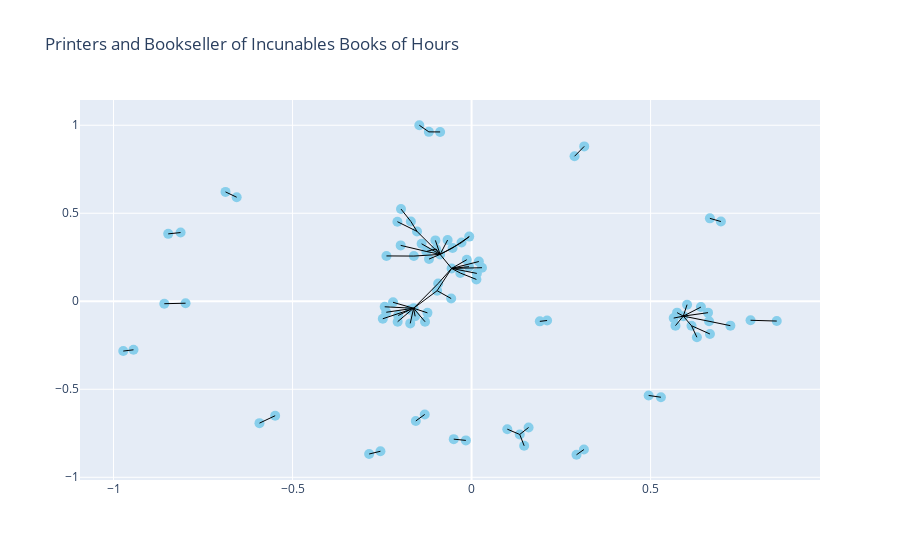

The code cell stored with this chart in its notebook:
### Markdown cell above
Creating an interactive graph

### Code cell
import plotly
import plotly.express as px
import plotly.io as pio
from plotly.subplots import make_subplots
import plotly.graph_objects as go
print("plotly : ", plotly.__version__)


# Compute node positions using the spring layout algorithm
pos = nx.spring_layout(G)

# Create a Plotly figure
fig = go.Figure()

# Add nodes to the figure using go.Scatter
for node, (x, y) in pos.items():
    fig.add_trace(go.Scatter(
        x=[x],
        y=[y],
        mode='markers',
        marker=dict(size=10, color='skyblue'),
        text=node,
        hoverinfo='text'
    ))

# Add edges to the figure using go.Scatter
for edge in G.edges():
    x0, y0 = pos[edge[0]]
    x1, y1 = pos[edge[1]]

    fig.add_trace(go.Scatter(
        x=[x0, x1, None],
        y=[y0, y1, None],
        mode='lines',
        line=dict(color='black', width=1),
        hoverinfo='none'
    ))

# Set layout options
fig.update_layout(
    showlegend=False,
    title='Printers and Bookseller of Incunables Books of Hours',
    hovermode='closest'
)

# Show the figure
fig.show()


# Write the figure to an HTML file
pio.write_html(fig, file='GW-Printers-Booksellers-interactive_network_graph.html')

### Figure 1 — Plotly figure (JSON) as saved in the notebook; plotly's stock layout.template omitted (floating-point values rounded to 4 significant figures)
{"data": [{"hoverinfo": "text", "marker": {"color": "skyblue", "size": 10}, "mode": "markers", "text": "Julian Notary, Jean Barbier und I. H.", "type": "scatter", "x": [0.8524], "y": [-0.1124]}, {"hoverinfo": "text", "marker": {"color": "skyblue", "size": 10}, "mode": "markers", "text": "Wynkyn de Worde", "type": "scatter", "x": [0.7792], "y": [-0.108]}, {"hoverinfo": "text", "marker": {"color": "skyblue", "size": 10}, "mode": "markers", "text": "Nicolaus de Benedictis", "type": "scatter", "x": [-0.08785], "y": [0.962]}, {"hoverinfo": "text", "marker": {"color": "skyblue", "size": 10}, "mode": "markers", "text": "Boninus de Boninis", "type": "scatter", "x": [-0.1193], "y": [0.9624]}, {"hoverinfo": "text", "marker": {"color": "skyblue", "size": 10}, "mode": "markers", "text": "Jacobinus Suigus und Nicolaus de Benedictis", "type": "scatter", "x": [-0.1459], "y": [1]}, {"hoverinfo": "text", "marker": {"color": "skyblue", "size": 10}, "mode": "markers", "text": "Martin von Amsterdam", "type": "scatter", "x": [0.6656], "y": [0.4709]}, {"hoverinfo": "text", "marker": {"color": "skyblue", "size": 10}, "mode": "markers", "text": "Andreas Ihyracensis", "type": "scatter", "x": [0.6964], "y": [0.453]}, {"hoverinfo": "text", "marker": {"color": "skyblue", "size": 10}, "mode": "markers", "text": "Christian Preller", "type": "scatter", "x": [-0.8127], "y": [0.3903]}, {"hoverinfo": "text", "marker": {"color": "skyblue", "size": 10}, "mode": "markers", "text": "Antoine Gontier", "type": "scatter", "x": [-0.8473], "y": [0.383]}, {"hoverinfo": "text", "marker": {"color": "skyblue", "size": 10}, "mode": "markers", "text": "Friedrich Peypus", "type": "scatter", "x": [0.2876], "y": [0.8239]}, {"hoverinfo": "text", "marker": {"color": "skyblue", "size": 10}, "mode": "markers", "text": "Johann Koberger", "type": "scatter", "x": [0.3147], "y": [0.8799]}, {"hoverinfo": "text", "marker": {"color": "skyblue", "size": 10}, "mode": "markers", "text": "Guillaume Anabat", "type": "scatter", "x": [-0.9729], "y": [-0.2828]}, {"hoverinfo": "text", "marker": {"color": "skyblue", "size": 10}, "mode": "markers", "text": "Gilles und Germain Hardouyn", "type": "scatter", "x": [-0.9442], "y": [-0.2758]}, {"hoverinfo": "text", "marker": {"color": "skyblue", "size": 10}, "mode": "markers", "text": "André Bocard", "type": "scatter", "x": [-0.05299], "y": [0.3026]}, {"hoverinfo": "text", "marker": {"color": "skyblue", "size": 10}, "mode": "markers", "text": "Antoine Vérard(?)", "type": "scatter", "x": [-0.006484], "y": [0.3673]}, {"hoverinfo": "text", "marker": {"color": "skyblue", "size": 10}, "mode": "markers", "text": "André Bocard(?)", "type": "scatter", "x": [-0.06695], "y": [0.3479]}, {"hoverinfo": "text", "marker": {"color": "skyblue", "size": 10}, "mode": "markers", "text": "Antoine Vérard", "type": "scatter", "x": [-0.08776], "y": [0.2663]}, {"hoverinfo": "text", "marker": {"color": "skyblue", "size": 10}, "mode": "markers", "text": "Antoine Caillaut", "type": "scatter", "x": [-0.09917], "y": [0.2971]}, {"hoverinfo": "text", "marker": {"color": "skyblue", "size": 10}, "mode": "markers", "text": "Antoine Chappiel", "type": "scatter", "x": [-0.5924], "y": [-0.6924]}, {"hoverinfo": "text", "marker": {"color": "skyblue", "size": 10}, "mode": "markers", "text": "Germain Hardouyn", "type": "scatter", "x": [-0.5485], "y": [-0.65]}, {"hoverinfo": "text", "marker": {"color": "skyblue", "size": 10}, "mode": "markers", "text": "Jean Du Pré", "type": "scatter", "x": [-0.1263], "y": [0.2829]}, {"hoverinfo": "text", "marker": {"color": "skyblue", "size": 10}, "mode": "markers", "text": "Denis Meslier", "type": "scatter", "x": [-0.198], "y": [0.3175]}, {"hoverinfo": "text", "marker": {"color": "skyblue", "size": 10}, "mode": "markers", "text": "Ulrich Gering und Berthold Remboldt", "type": "scatter", "x": [-0.2479], "y": [-0.09931]}, {"hoverinfo": "text", "marker": {"color": "skyblue", "size": 10}, "mode": "markers", "text": "Simon Vostre", "type": "scatter", "x": [-0.1725], "y": [-0.04831]}, {"hoverinfo": "text", "marker": {"color": "skyblue", "size": 10}, "mode": "markers", "text": "Johann Higman", "type": "scatter", "x": [-0.1308], "y": [-0.6431]}, {"hoverinfo": "text", "marker": {"color": "skyblue", "size": 10}, "mode": "markers", "text": "Willem Houtmaert in Antwerpen", "type": "scatter", "x": [-0.1557], "y": [-0.6799]}, {"hoverinfo": "text", "marker": {"color": "skyblue", "size": 10}, "mode": "markers", "text": "Nicolas Higman", "type": "scatter", "x": [-0.205], "y": [-0.08083]}, {"hoverinfo": "text", "marker": {"color": "skyblue", "size": 10}, "mode": "markers", "text": "Etienne Jehannot", "type": "scatter", "x": [-0.0557], "y": [0.1866]}, {"hoverinfo": "text", "marker": {"color": "skyblue", "size": 10}, "mode": "markers", "text": "Johannes de Campis in Cambrai", "type": "scatter", "x": [0.02907], "y": [0.1908]}, {"hoverinfo": "text", "marker": {"color": "skyblue", "size": 10}, "mode": "markers", "text": "Pierre Regnault in Caen", "type": "scatter", "x": [-0.09321], "y": [0.1013]}, {"hoverinfo": "text", "marker": {"color": "skyblue", "size": 10}, "mode": "markers", "text": "Jean Petit", "type": "scatter", "x": [0.02039], "y": [0.2258]}, {"hoverinfo": "text", "marker": {"color": "skyblue", "size": 10}, "mode": "markers", "text": "Denis Roce", "type": "scatter", "x": [-0.00704], "y": [0.1965]}, {"hoverinfo": "text", "marker": {"color": "skyblue", "size": 10}, "mode": "markers", "text": "die Brüder de Marnef", "type": "scatter", "x": [-0.0962], "y": [0.05991]}, {"hoverinfo": "text", "marker": {"color": "skyblue", "size": 10}, "mode": "markers", "text": "Pierre Pasquier", "type": "scatter", "x": [0.01475], "y": [0.1583]}, {"hoverinfo": "text", "marker": {"color": "skyblue", "size": 10}, "mode": "markers", "text": "Jean Poitevin", "type": "scatter", "x": [-0.0315], "y": [0.1605]}, {"hoverinfo": "text", "marker": {"color": "skyblue", "size": 10}, "mode": "markers", "text": "Gilles Hardouyn", "type": "scatter", "x": [-0.01336], "y": [0.2362]}, {"hoverinfo": "text", "marker": {"color": "skyblue", "size": 10}, "mode": "markers", "text": "Jean Jehannot", "type": "scatter", "x": [0.2931], "y": [-0.872]}, {"hoverinfo": "text", "marker": {"color": "skyblue", "size": 10}, "mode": "markers", "text": "Nicolaus Lecomte", "type": "scatter", "x": [0.3138], "y": [-0.8424]}, {"hoverinfo": "text", "marker": {"color": "skyblue", "size": 10}, "mode": "markers", "text": "Thielmann Kerver", "type": "scatter", "x": [0.5913], "y": [-0.0845]}, {"hoverinfo": "text", "marker": {"color": "skyblue", "size": 10}, "mode": "markers", "text": "Robert Macé in Caen", "type": "scatter", "x": [0.6633], "y": [-0.1136]}, {"hoverinfo": "text", "marker": {"color": "skyblue", "size": 10}, "mode": "markers", "text": "Gilles Remacle", "type": "scatter", "x": [0.574], "y": [-0.06453]}, {"hoverinfo": "text", "marker": {"color": "skyblue", "size": 10}, "mode": "markers", "text": "Hugues Pageot in Dijon", "type": "scatter", "x": [0.6019], "y": [-0.01939]}, {"hoverinfo": "text", "marker": {"color": "skyblue", "size": 10}, "mode": "markers", "text": "Guillaume Eustace", "type": "scatter", "x": [0.5646], "y": [-0.09555]}, {"hoverinfo": "text", "marker": {"color": "skyblue", "size": 10}, "mode": "markers", "text": "Jean Petit in Paris und Pierre Cochery in Le Mans", "type": "scatter", "x": [0.5695], "y": [-0.1384]}, {"hoverinfo": "text", "marker": {"color": "skyblue", "size": 10}, "mode": "markers", "text": "Gauche Preta in Châlons", "type": "scatter", "x": [0.6604], "y": [-0.06473]}, {"hoverinfo": "text", "marker": {"color": "skyblue", "size": 10}, "mode": "markers", "text": "sich selbst, Gilles Remacle und Guillaume Eustace", "type": "scatter", "x": [0.6406], "y": [-0.03304]}, {"hoverinfo": "text", "marker": {"color": "skyblue", "size": 10}, "mode": "markers", "text": "Pierre Le Dru und Etienne Jehannot", "type": "scatter", "x": [-0.2545], "y": [-0.8521]}, {"hoverinfo": "text", "marker": {"color": "skyblue", "size": 10}, "mode": "markers", "text": "Robin Challot", "type": "scatter", "x": [-0.286], "y": [-0.8677]}, {"hoverinfo": "text", "marker": {"color": "skyblue", "size": 10}, "mode": "markers", "text": "Pierre Le Dru(?)", "type": "scatter", "x": [0.01348], "y": [0.1241]}, {"hoverinfo": "text", "marker": {"color": "skyblue", "size": 10}, "mode": "markers", "text": "Guillaume Le Rouge", "type": "scatter", "x": [-0.1011], "y": [0.3458]}, {"hoverinfo": "text", "marker": {"color": "skyblue", "size": 10}, "mode": "markers", "text": "Pierre Le Rouge(?)", "type": "scatter", "x": [-0.1188], "y": [0.2398]}, {"hoverinfo": "text", "marker": {"color": "skyblue", "size": 10}, "mode": "markers", "text": "Pierre Le Rouge", "type": "scatter", "x": [-0.01589], "y": [-0.7904]}, {"hoverinfo": "text", "marker": {"color": "skyblue", "size": 10}, "mode": "markers", "text": "Vincent Commin", "type": "scatter", "x": [-0.04973], "y": [-0.7833]}, {"hoverinfo": "text", "marker": {"color": "skyblue", "size": 10}, "mode": "markers", "text": "Pierre Levet", "type": "scatter", "x": [-0.1395], "y": [0.3265]}, {"hoverinfo": "text", "marker": {"color": "skyblue", "size": 10}, "mode": "markers", "text": "Guy Marchant", "type": "scatter", "x": [-0.028], "y": [0.3335]}, {"hoverinfo": "text", "marker": {"color": "skyblue", "size": 10}, "mode": "markers", "text": "Jean Morand(?)", "type": "scatter", "x": [-0.1612], "y": [0.2568]}, {"hoverinfo": "text", "marker": {"color": "skyblue", "size": 10}, "mode": "markers", "text": "Jean de Coulonces bzw. Robin Challot", "type": "scatter", "x": [-0.2377], "y": [0.2576]}, {"hoverinfo": "text", "marker": {"color": "skyblue", "size": 10}, "mode": "markers", "text": "Jean Morand", "type": "scatter", "x": [-0.1523], "y": [0.3968]}, {"hoverinfo": "text", "marker": {"color": "skyblue", "size": 10}, "mode": "markers", "text": "Geoffroi de Marnef", "type": "scatter", "x": [-0.1695], "y": [0.4534]}, {"hoverinfo": "text", "marker": {"color": "skyblue", "size": 10}, "mode": "markers", "text": "Enguilbert de Marnef und Jean Alexandre", "type": "scatter", "x": [-0.2071], "y": [0.4521]}, {"hoverinfo": "text", "marker": {"color": "skyblue", "size": 10}, "mode": "markers", "text": "Johann Philippi", "type": "scatter", "x": [0.6143], "y": [-0.139]}, {"hoverinfo": "text", "marker": {"color": "skyblue", "size": 10}, "mode": "markers", "text": "Thielmann Kerver in Paris und Jean Richard in Rouen", "type": "scatter", "x": [0.6658], "y": [-0.1859]}, {"hoverinfo": "text", "marker": {"color": "skyblue", "size": 10}, "mode": "markers", "text": "Jacques Bezanceau in Poitiers und Thielmann Kerver in Paris", "type": "scatter", "x": [0.6294], "y": [-0.2044]}, {"hoverinfo": "text", "marker": {"color": "skyblue", "size": 10}, "mode": "markers", "text": "Philippe Pigouchet", "type": "scatter", "x": [-0.162], "y": [-0.03973]}, {"hoverinfo": "text", "marker": {"color": "skyblue", "size": 10}, "mode": "markers", "text": "Philippe Pigouchet z.T.", "type": "scatter", "x": [-0.05692], "y": [0.01544]}, {"hoverinfo": "text", "marker": {"color": "skyblue", "size": 10}, "mode": "markers", "text": "sich selbst und die Brüder de Marnef", "type": "scatter", "x": [-0.2382], "y": [-0.06241]}, {"hoverinfo": "text", "marker": {"color": "skyblue", "size": 10}, "mode": "markers", "text": "Toussaint de Montjay", "type": "scatter", "x": [-0.1232], "y": [-0.06582]}, {"hoverinfo": "text", "marker": {"color": "skyblue", "size": 10}, "mode": "markers", "text": "Jean Richard in Rouen", "type": "scatter", "x": [-0.2426], "y": [-0.03138]}, {"hoverinfo": "text", "marker": {"color": "skyblue", "size": 10}, "mode": "markers", "text": "Jean Du Bois in Auxerre(?)", "type": "scatter", "x": [-0.13], "y": [-0.1162]}, {"hoverinfo": "text", "marker": {"color": "skyblue", "size": 10}, "mode": "markers", "text": "Macé Panthoul in Troyes", "type": "scatter", "x": [-0.1576], "y": [-0.08547]}, {"hoverinfo": "text", "marker": {"color": "skyblue", "size": 10}, "mode": "markers", "text": "Jean Magdalene in Metz", "type": "scatter", "x": [-0.2064], "y": [-0.1159]}, {"hoverinfo": "text", "marker": {"color": "skyblue", "size": 10}, "mode": "markers", "text": "Jean Lagache in Arras", "type": "scatter", "x": [-0.1713], "y": [-0.1257]}, {"hoverinfo": "text", "marker": {"color": "skyblue", "size": 10}, "mode": "markers", "text": "Narcisse Bruno", "type": "scatter", "x": [-0.2193], "y": [-0.005867]}, {"hoverinfo": "text", "marker": {"color": "skyblue", "size": 10}, "mode": "markers", "text": "Georg Wolff und Thielmann Kerver", "type": "scatter", "x": [-0.1971], "y": [0.5239]}, {"hoverinfo": "text", "marker": {"color": "skyblue", "size": 10}, "mode": "markers", "text": "Jacques Le Forestier", "type": "scatter", "x": [0.7229], "y": [-0.1386]}, {"hoverinfo": "text", "marker": {"color": "skyblue", "size": 10}, "mode": "markers", "text": "Peter Hagembach und Leonhard Hutz", "type": "scatter", "x": [0.4946], "y": [-0.5351]}, {"hoverinfo": "text", "marker": {"color": "skyblue", "size": 10}, "mode": "markers", "text": "Jacobus de Villa", "type": "scatter", "x": [0.5289], "y": [-0.5452]}, {"hoverinfo": "text", "marker": {"color": "skyblue", "size": 10}, "mode": "markers", "text": "Johann Emerich", "type": "scatter", "x": [0.1907], "y": [-0.1141]}, {"hoverinfo": "text", "marker": {"color": "skyblue", "size": 10}, "mode": "markers", "text": "Lucantonio Giunta", "type": "scatter", "x": [0.2109], "y": [-0.1093]}, {"hoverinfo": "text", "marker": {"color": "skyblue", "size": 10}, "mode": "markers", "text": "Johann Hamann", "type": "scatter", "x": [0.1345], "y": [-0.7567]}, {"hoverinfo": "text", "marker": {"color": "skyblue", "size": 10}, "mode": "markers", "text": "Gerard Barrevelt und Frederick Egmondt", "type": "scatter", "x": [0.1469], "y": [-0.821]}, {"hoverinfo": "text", "marker": {"color": "skyblue", "size": 10}, "mode": "markers", "text": "Johann Volkarth", "type": "scatter", "x": [0.1592], "y": [-0.7171]}, {"hoverinfo": "text", "marker": {"color": "skyblue", "size": 10}, "mode": "markers", "text": "Octavianus Scotus", "type": "scatter", "x": [0.0998], "y": [-0.7266]}, {"hoverinfo": "text", "marker": {"color": "skyblue", "size": 10}, "mode": "markers", "text": "Nicolas Jenson", "type": "scatter", "x": [-0.6872], "y": [0.6213]}, {"hoverinfo": "text", "marker": {"color": "skyblue", "size": 10}, "mode": "markers", "text": "? Raphael Zovenzonius", "type": "scatter", "x": [-0.6561], "y": [0.5912]}, {"hoverinfo": "text", "marker": {"color": "skyblue", "size": 10}, "mode": "markers", "text": "Andreas Torresanus", "type": "scatter", "x": [-0.7988], "y": [-0.01105]}, {"hoverinfo": "text", "marker": {"color": "skyblue", "size": 10}, "mode": "markers", "text": "Johann von Köln, Nicolas Jenson und Genossen", "type": "scatter", "x": [-0.8582], "y": [-0.01386]}, {"hoverinfo": "none", "line": {"color": "black", "width": 1}, "mode": "lines", "type": "scatter", "x": [0.8524, 0.7792, null], "y": [-0.1124, -0.108, null]}, {"hoverinfo": "none", "line": {"color": "black", "width": 1}, "mode": "lines", "type": "scatter", "x": [-0.08785, -0.1193, null], "y": [0.962, 0.9624, null]}, {"hoverinfo": "none", "line": {"color": "black", "width": 1}, "mode": "lines", "type": "scatter", "x": [-0.1193, -0.1459, null], "y": [0.9624, 1, null]}, {"hoverinfo": "none", "line": {"color": "black", "width": 1}, "mode": "lines", "type": "scatter", "x": [0.6656, 0.6964, null], "y": [0.4709, 0.453, null]}, {"hoverinfo": "none", "line": {"color": "black", "width": 1}, "mode": "lines", "type": "scatter", "x": [-0.8127, -0.8473, null], "y": [0.3903, 0.383, null]}, {"hoverinfo": "none", "line": {"color": "black", "width": 1}, "mode": "lines", "type": "scatter", "x": [0.2876, 0.3147, null], "y": [0.8239, 0.8799, null]}, {"hoverinfo": "none", "line": {"color": "black", "width": 1}, "mode": "lines", "type": "scatter", "x": [-0.9729, -0.9442, null], "y": [-0.2828, -0.2758, null]}, {"hoverinfo": "none", "line": {"color": "black", "width": 1}, "mode": "lines", "type": "scatter", "x": [-0.05299, -0.006484, null], "y": [0.3026, 0.3673, null]}, {"hoverinfo": "none", "line": {"color": "black", "width": 1}, "mode": "lines", "type": "scatter", "x": [-0.05299, -0.08776, null], "y": [0.3026, 0.2663, null]}, {"hoverinfo": "none", "line": {"color": "black", "width": 1}, "mode": "lines", "type": "scatter", "x": [-0.006484, -0.028, null], "y": [0.3673, 0.3335, null]}, {"hoverinfo": "none", "line": {"color": "black", "width": 1}, "mode": "lines", "type": "scatter", "x": [-0.06695, -0.08776, null], "y": [0.3479, 0.2663, null]}, {"hoverinfo": "none", "line": {"color": "black", "width": 1}, "mode": "lines", "type": "scatter", "x": [-0.08776, -0.09917, null], "y": [0.2663, 0.2971, null]}, {"hoverinfo": "none", "line": {"color": "black", "width": 1}, "mode": "lines", "type": "scatter", "x": [-0.08776, -0.1263, null], "y": [0.2663, 0.2829, null]}, {"hoverinfo": "none", "line": {"color": "black", "width": 1}, "mode": "lines", "type": "scatter", "x": [-0.08776, -0.0557, null], "y": [0.2663, 0.1866, null]}, {"hoverinfo": "none", "line": {"color": "black", "width": 1}, "mode": "lines", "type": "scatter", "x": [-0.08776, -0.1011, null], "y": [0.2663, 0.3458, null]}, {"hoverinfo": "none", "line": {"color": "black", "width": 1}, "mode": "lines", "type": "scatter", "x": [-0.08776, -0.1188, null], "y": [0.2663, 0.2398, null]}, {"hoverinfo": "none", "line": {"color": "black", "width": 1}, "mode": "lines", "type": "scatter", "x": [-0.08776, -0.1395, null], "y": [0.2663, 0.3265, null]}, {"hoverinfo": "none", "line": {"color": "black", "width": 1}, "mode": "lines", "type": "scatter", "x": [-0.08776, -0.028, null], "y": [0.2663, 0.3335, null]}, {"hoverinfo": "none", "line": {"color": "black", "width": 1}, "mode": "lines", "type": "scatter", "x": [-0.08776, -0.1612, null], "y": [0.2663, 0.2568, null]}, {"hoverinfo": "none", "line": {"color": "black", "width": 1}, "mode": "lines", "type": "scatter", "x": [-0.08776, -0.1523, null], "y": [0.2663, 0.3968, null]}, {"hoverinfo": "none", "line": {"color": "black", "width": 1}, "mode": "lines", "type": "scatter", "x": [-0.09917, -0.1263, null], "y": [0.2971, 0.2829, null]}, {"hoverinfo": "none", "line": {"color": "black", "width": 1}, "mode": "lines", "type": "scatter", "x": [-0.5924, -0.5485, null], "y": [-0.6924, -0.65, null]}, {"hoverinfo": "none", "line": {"color": "black", "width": 1}, "mode": "lines", "type": "scatter", "x": [-0.1263, -0.198, null], "y": [0.2829, 0.3175, null]}, {"hoverinfo": "none", "line": {"color": "black", "width": 1}, "mode": "lines", "type": "scatter", "x": [-0.2479, -0.1725, null], "y": [-0.09931, -0.04831, null]}, {"hoverinfo": "none", "line": {"color": "black", "width": 1}, "mode": "lines", "type": "scatter", "x": [-0.1725, -0.205, null], "y": [-0.04831, -0.08083, null]}, {"hoverinfo": "none", "line": {"color": "black", "width": 1}, "mode": "lines", "type": "scatter", "x": [-0.1725, -0.162, null], "y": [-0.04831, -0.03973, null]}, {"hoverinfo": "none", "line": {"color": "black", "width": 1}, "mode": "lines", "type": "scatter", "x": [-0.1308, -0.1557, null], "y": [-0.6431, -0.6799, null]}, {"hoverinfo": "none", "line": {"color": "black", "width": 1}, "mode": "lines", "type": "scatter", "x": [-0.0557, 0.02907, null], "y": [0.1866, 0.1908, null]}, {"hoverinfo": "none", "line": {"color": "black", "width": 1}, "mode": "lines", "type": "scatter", "x": [-0.0557, -0.09321, null], "y": [0.1866, 0.1013, null]}, {"hoverinfo": "none", "line": {"color": "black", "width": 1}, "mode": "lines", "type": "scatter", "x": [-0.0557, 0.02039, null], "y": [0.1866, 0.2258, null]}, {"hoverinfo": "none", "line": {"color": "black", "width": 1}, "mode": "lines", "type": "scatter", "x": [-0.0557, -0.00704, null], "y": [0.1866, 0.1965, null]}, {"hoverinfo": "none", "line": {"color": "black", "width": 1}, "mode": "lines", "type": "scatter", "x": [-0.0557, -0.0962, null], "y": [0.1866, 0.05991, null]}, {"hoverinfo": "none", "line": {"color": "black", "width": 1}, "mode": "lines", "type": "scatter", "x": [-0.0557, 0.01475, null], "y": [0.1866, 0.1583, null]}, {"hoverinfo": "none", "line": {"color": "black", "width": 1}, "mode": "lines", "type": "scatter", "x": [-0.0557, -0.0315, null], "y": [0.1866, 0.1605, null]}, {"hoverinfo": "none", "line": {"color": "black", "width": 1}, "mode": "lines", "type": "scatter", "x": [-0.0557, -0.01336, null], "y": [0.1866, 0.2362, null]}, {"hoverinfo": "none", "line": {"color": "black", "width": 1}, "mode": "lines", "type": "scatter", "x": [-0.09321, -0.162, null], "y": [0.1013, -0.03973, null]}, {"hoverinfo": "none", "line": {"color": "black", "width": 1}, "mode": "lines", "type": "scatter", "x": [-0.0962, -0.162, null], "y": [0.05991, -0.03973, null]}, {"hoverinfo": "none", "line": {"color": "black", "width": 1}, "mode": "lines", "type": "scatter", "x": [-0.0962, -0.05692, null], "y": [0.05991, 0.01544, null]}, {"hoverinfo": "none", "line": {"color": "black", "width": 1}, "mode": "lines", "type": "scatter", "x": [-0.0315, 0.01348, null], "y": [0.1605, 0.1241, null]}, {"hoverinfo": "none", "line": {"color": "black", "width": 1}, "mode": "lines", "type": "scatter", "x": [0.2931, 0.3138, null], "y": [-0.872, -0.8424, null]}, {"hoverinfo": "none", "line": {"color": "black", "width": 1}, "mode": "lines", "type": "scatter", "x": [0.5913, 0.6633, null], "y": [-0.0845, -0.1136, null]}, {"hoverinfo": "none", "line": {"color": "black", "width": 1}, "mode": "lines", "type": "scatter", "x": [0.5913, 0.574, null], "y": [-0.0845, -0.06453, null]}, {"hoverinfo": "none", "line": {"color": "black", "width": 1}, "mode": "lines", "type": "scatter", "x": [0.5913, 0.6019, null], "y": [-0.0845, -0.01939, null]}, {"hoverinfo": "none", "line": {"color": "black", "width": 1}, "mode": "lines", "type": "scatter", "x": [0.5913, 0.5646, null], "y": [-0.0845, -0.09555, null]}, {"hoverinfo": "none", "line": {"color": "black", "width": 1}, "mode": "lines", "type": "scatter", "x": [0.5913, 0.5695, null], "y": [-0.0845, -0.1384, null]}, {"hoverinfo": "none", "line": {"color": "black", "width": 1}, "mode": "lines", "type": "scatter", "x": [0.5913, 0.6604, null], "y": [-0.0845, -0.06473, null]}, {"hoverinfo": "none", "line": {"color": "black", "width": 1}, "mode": "lines", "type": "scatter", "x": [0.5913, 0.6406, null], "y": [-0.0845, -0.03304, null]}, {"hoverinfo": "none", "line": {"color": "black", "width": 1}, "mode": "lines", "type": "scatter", "x": [0.5913, 0.6143, null], "y": [-0.0845, -0.139, null]}, {"hoverinfo": "none", "line": {"color": "black", "width": 1}, "mode": "lines", "type": "scatter", "x": [0.6633, 0.7229, null], "y": [-0.1136, -0.1386, null]}, {"hoverinfo": "none", "line": {"color": "black", "width": 1}, "mode": "lines", "type": "scatter", "x": [-0.2545, -0.286, null], "y": [-0.8521, -0.8677, null]}, {"hoverinfo": "none", "line": {"color": "black", "width": 1}, "mode": "lines", "type": "scatter", "x": [-0.01589, -0.04973, null], "y": [-0.7904, -0.7833, null]}, {"hoverinfo": "none", "line": {"color": "black", "width": 1}, "mode": "lines", "type": "scatter", "x": [-0.1612, -0.2377, null], "y": [0.2568, 0.2576, null]}, {"hoverinfo": "none", "line": {"color": "black", "width": 1}, "mode": "lines", "type": "scatter", "x": [-0.1523, -0.1695, null], "y": [0.3968, 0.4534, null]}, {"hoverinfo": "none", "line": {"color": "black", "width": 1}, "mode": "lines", "type": "scatter", "x": [-0.1523, -0.2071, null], "y": [0.3968, 0.4521, null]}, {"hoverinfo": "none", "line": {"color": "black", "width": 1}, "mode": "lines", "type": "scatter", "x": [-0.1695, -0.1971, null], "y": [0.4534, 0.5239, null]}, {"hoverinfo": "none", "line": {"color": "black", "width": 1}, "mode": "lines", "type": "scatter", "x": [0.6143, 0.6658, null], "y": [-0.139, -0.1859, null]}, {"hoverinfo": "none", "line": {"color": "black", "width": 1}, "mode": "lines", "type": "scatter", "x": [0.6143, 0.6294, null], "y": [-0.139, -0.2044, null]}, {"hoverinfo": "none", "line": {"color": "black", "width": 1}, "mode": "lines", "type": "scatter", "x": [-0.162, -0.2382, null], "y": [-0.03973, -0.06241, null]}, {"hoverinfo": "none", "line": {"color": "black", "width": 1}, "mode": "lines", "type": "scatter", "x": [-0.162, -0.1232, null], "y": [-0.03973, -0.06582, null]}, {"hoverinfo": "none", "line": {"color": "black", "width": 1}, "mode": "lines", "type": "scatter", "x": [-0.162, -0.2426, null], "y": [-0.03973, -0.03138, null]}, {"hoverinfo": "none", "line": {"color": "black", "width": 1}, "mode": "lines", "type": "scatter", "x": [-0.162, -0.13, null], "y": [-0.03973, -0.1162, null]}, {"hoverinfo": "none", "line": {"color": "black", "width": 1}, "mode": "lines", "type": "scatter", "x": [-0.162, -0.1576, null], "y": [-0.03973, -0.08547, null]}, {"hoverinfo": "none", "line": {"color": "black", "width": 1}, "mode": "lines", "type": "scatter", "x": [-0.162, -0.2064, null], "y": [-0.03973, -0.1159, null]}, {"hoverinfo": "none", "line": {"color": "black", "width": 1}, "mode": "lines", "type": "scatter", "x": [-0.162, -0.1713, null], "y": [-0.03973, -0.1257, null]}, {"hoverinfo": "none", "line": {"color": "black", "width": 1}, "mode": "lines", "type": "scatter", "x": [-0.162, -0.2193, null], "y": [-0.03973, -0.005867, null]}, {"hoverinfo": "none", "line": {"color": "black", "width": 1}, "mode": "lines", "type": "scatter", "x": [0.4946, 0.5289, null], "y": [-0.5351, -0.5452, null]}, {"hoverinfo": "none", "line": {"color": "black", "width": 1}, "mode": "lines", "type": "scatter", "x": [0.1907, 0.2109, null], "y": [-0.1141, -0.1093, null]}, {"hoverinfo": "none", "line": {"color": "black", "width": 1}, "mode": "lines", "type": "scatter", "x": [0.1345, 0.1469, null], "y": [-0.7567, -0.821, null]}, {"hoverinfo": "none", "line": {"color": "black", "width": 1}, "mode": "lines", "type": "scatter", "x": [0.1345, 0.1592, null], "y": [-0.7567, -0.7171, null]}, {"hoverinfo": "none", "line": {"color": "black", "width": 1}, "mode": "lines", "type": "scatter", "x": [0.1345, 0.0998, null], "y": [-0.7567, -0.7266, null]}, {"hoverinfo": "none", "line": {"color": "black", "width": 1}, "mode": "lines", "type": "scatter", "x": [-0.6872, -0.6561, null], "y": [0.6213, 0.5912, null]}, {"hoverinfo": "none", "line": {"color": "black", "width": 1}, "mode": "lines", "type": "scatter", "x": [-0.7988, -0.8582, null], "y": [-0.01105, -0.01386, null]}], "layout": {"autosize": true, "hovermode": "closest", "showlegend": false, "title": {"text": "Printers and Bookseller of Incunables Books of Hours"}, "xaxis": {"autorange": true, "range": [-1.093, 0.9727], "type": "linear"}, "yaxis": {"autorange": true, "range": [-1.063, 1.191], "type": "linear"}}}
